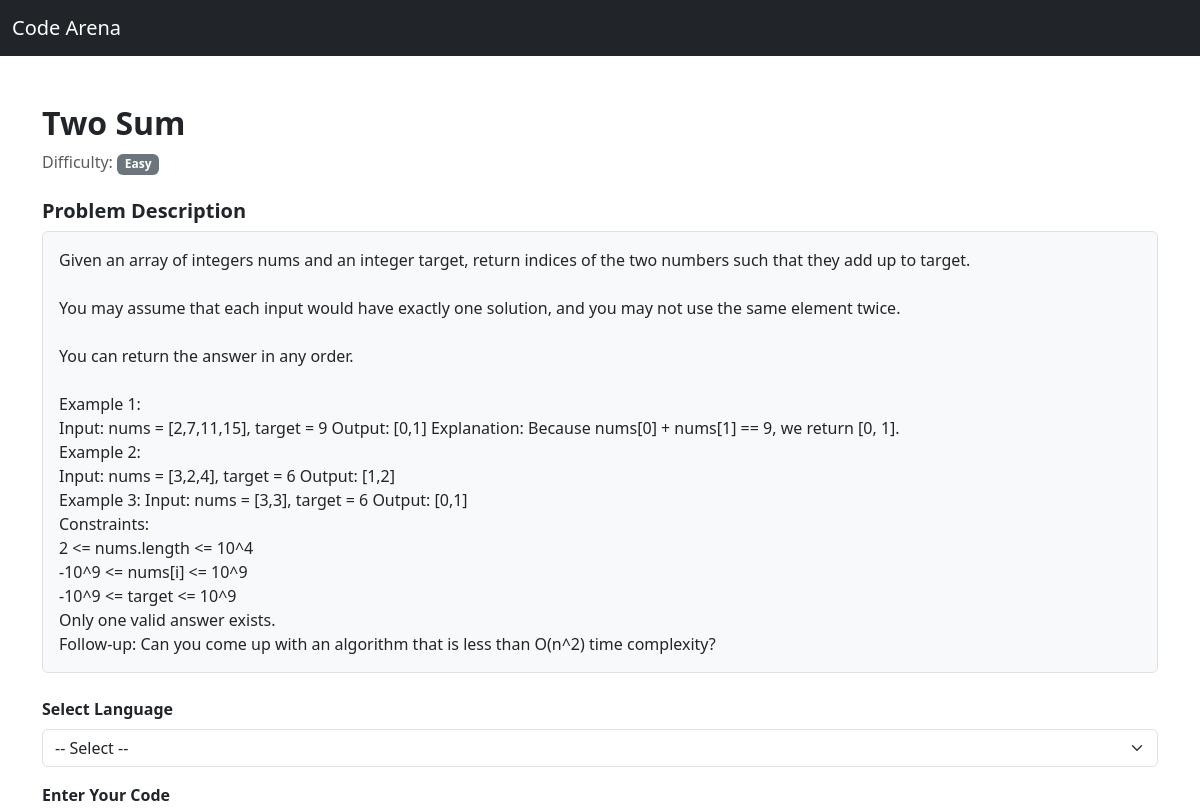
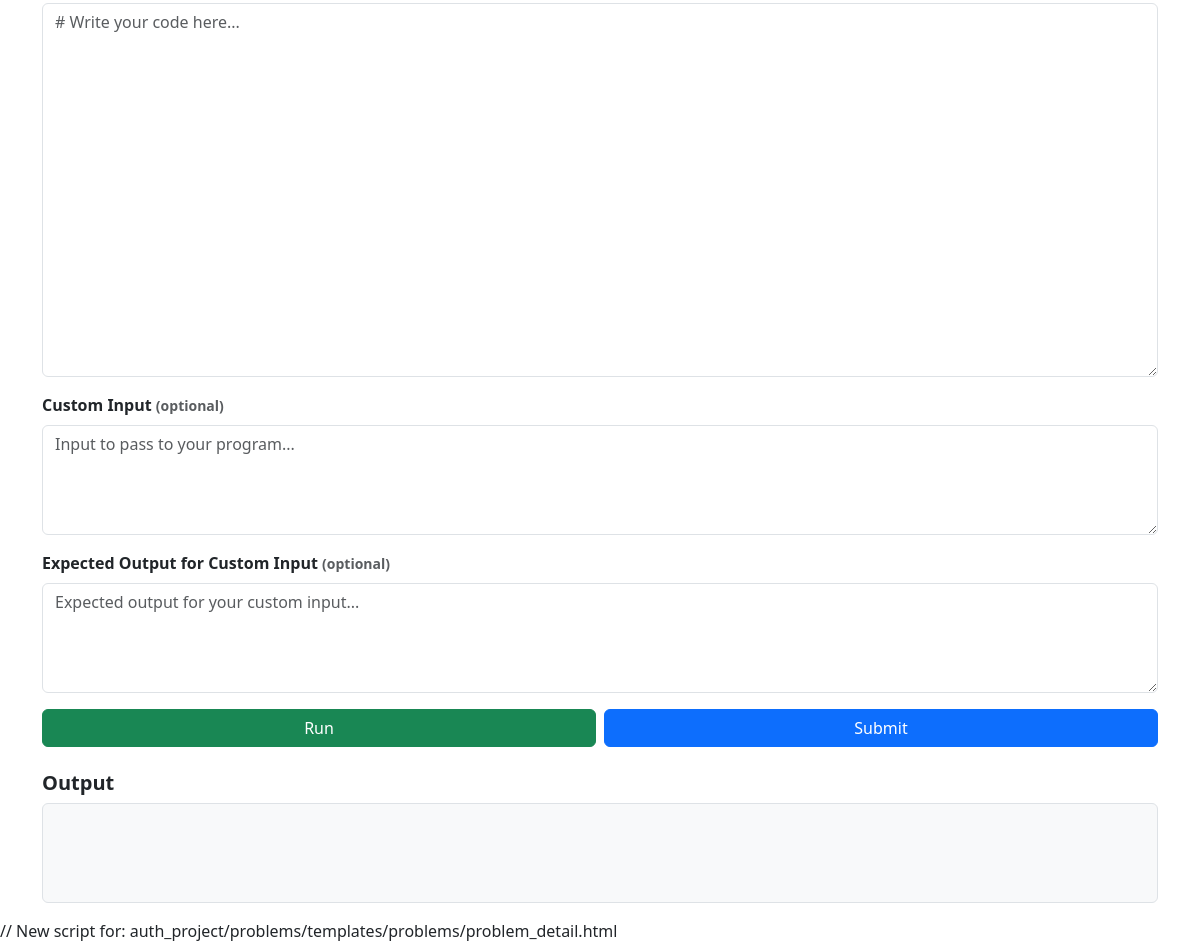
The page /problems/problem/1/ (signed in) on the database its author committed (2 pictures, top to bottom).
### problems/models.py (models this page shows, shortened)
class Problem(models.Model):
    topic = models.ForeignKey(Topic, on_delete=models.CASCADE)
    title = models.CharField(max_length=200)
    description = models.TextField()
    difficulty = models.CharField(max_length=20, choices=[
        ('Easy', 'Easy'),
        ('Medium', 'Medium'),
        ('Hard', 'Hard')
    ])
    expected_output = models.TextField()

### problems/views.py (the view, shortened to what this page needs)
# urls.py: path('problem/<int:pk>/', views.problem_detail, name='problem_detail'),
@login_required
def problem_detail(request, pk):
    problem = get_object_or_404(Problem, pk=pk)
    languages = ['Python', 'C++', 'Java', 'JavaScript']
    return render(request, 'problems/problem_detail.html', {
        'problem': problem,
        'languages': languages
    })

### problems/templates/problems/problem_detail.html (shortened to what this page needs)
<!DOCTYPE html>
<html lang="en">
<head>
    <link href="https://cdn.jsdelivr.net/npm/bootstrap@5.3.0/dist/css/bootstrap.min.css" rel="stylesheet">
</head>
<body>
    <nav class="navbar navbar-expand-lg navbar-dark bg-dark">
        <div class="container-fluid">
            <a class="navbar-brand" href="/">Code Arena</a>
        </div>
    </nav>
    <div class="container mt-5">
        <div class="mb-4">
            <h2 class="fw-bold">{{ problem.title }}</h2>
            <p class="text-muted">Difficulty:
                <span class="badge bg-secondary">{{ problem.difficulty }}</span>
            </p>
        </div>
        <div class="mb-4">
            <h5 class="fw-semibold">Problem Description</h5>
            <div class="p-3 border rounded bg-light">
                {{ problem.description|safe }}
            </div>
        </div>
        <form id="code-form" class="mt-4">
            <div class="mb-3">
                <label for="language" class="form-label fw-semibold">Select Language</label>
                <select name="language" id="language" class="form-select" required>
                    <option value="">-- Select --</option>
                </select>
            </div>
            <div class="mb-3">
                <label for="code" class="form-label fw-semibold">Enter Your Code</label>
                <textarea name="code" id="code" rows="15" class="form-control" placeholder="# Write your code here..." required>{{ last_submission_code }}</textarea>
            </div>
            <div class="mb-3">
                <label for="stdin" class="form-label fw-semibold">Custom Input
                    <small class="text-muted">(optional)</small>
                </label>
                <textarea name="stdin" id="stdin" rows="4" class="form-control" placeholder="Input to pass to your program..."></textarea>
            </div>
            <div class="mb-3">
                <label for="expected_output" class="form-label fw-semibold">Expected Output for Custom Input
                    <small class="text-muted">(optional)</small>
                </label>
                <textarea name="expected_output" id="expected_output" rows="4" class="form-control" placeholder="Expected output for your custom input..."></textarea>
            </div>
            <div class="row g-2">
                <div class="col-md-6 d-grid">
                    <button type="button" id="run-btn" class="btn btn-success">Run</button>
                </div>
                <div class="col-md-6 d-grid">
                    <button type="button" id="submit-btn" class="btn btn-primary">Submit</button>
                </div>
            </div>
        </form>
        <div class="mt-4">
            <h5 class="mt-4 fw-semibold">Output</h5>
            <pre id="output-text" class="bg-light p-3 border rounded" style="white-space: pre-wrap; min-height: 100px;"></pre>
        </div>
    </div>
    // New script for: auth_project/problems/templates/problems/problem_detail.html
</body>
</html>

### rows shown on the page
Problem: title "Two Sum", difficulty "Easy", description "Given an array of integers nums and an integer target, return indices of the two numbers such that they add up to target. You may assume that each input would have exactly one solution, and you may not use the same element twice. You can return the answer in any order. Example 1: Input: nums = [2,7,11,15], target = 9 Output: [0,1] Explanation: Because nums[0] + nums[1] == 9, we return [0, 1]. Example 2: Input: nums = [3,2,4], target = 6 Output: [1,2] Example 3: Input: nums = [3,3], target = 6 Output: [0,1] Constraints: 2 <= nums.length <= 10^4 -10^9 <= nums[i] <= 10^9 -10^9 <= target <= 10^9 Only one valid answer exists. Follow-up: Can you come up with an algorithm that is less than O(n^2)…"
